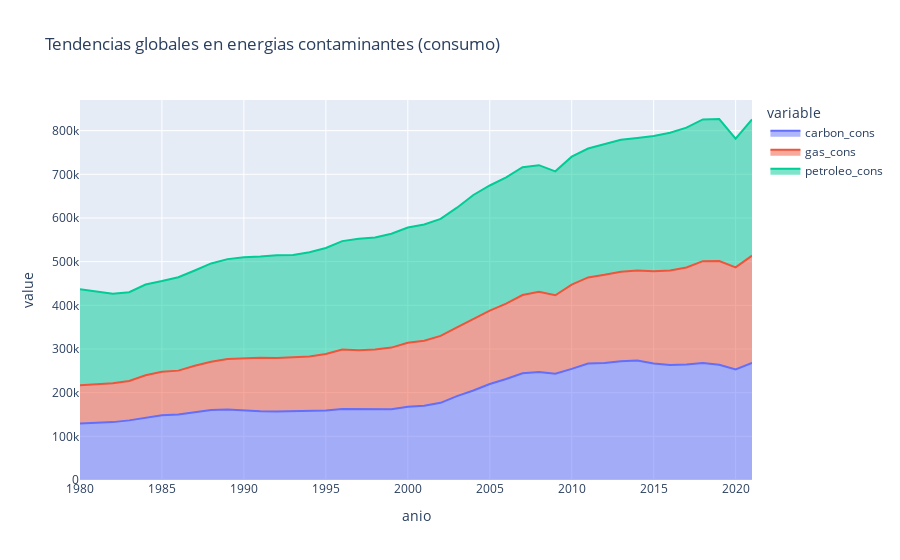

Notebook cell for this chart:
### Markdown cell above
#### Global

### Code cell
data_cons_global = (
    data_cons
    .drop('pais_iso', axis=1)
    .groupby('anio')
    .sum()
)

data_produccion_global = (
    data_produccion
    .drop('pais_iso', axis=1)
    .groupby('anio')
    .sum()
)

fig = px.area(data_cons_global, title='Tendencias globales en energias contaminantes (consumo)')
fig.write_image('../plots/carbon_petroleo_gas/contaminantes_global_consumo.png')
fig.show()

### Figure 1 — Plotly figure (JSON) as saved in the notebook; plotly's stock layout.template omitted (floating-point values rounded to 4 significant figures)
{"data": [{"fillpattern": {"shape": ""}, "hovertemplate": "variable=carbon_cons<br>anio=%{x}<br>value=%{y}<extra></extra>", "legendgroup": "carbon_cons", "line": {"color": "#636efa"}, "marker": {"symbol": "circle"}, "mode": "lines", "name": "carbon_cons", "orientation": "v", "showlegend": true, "stackgroup": "1", "type": "scatter", "x": [1980, 1981, 1982, 1983, 1984, 1985, 1986, 1987, 1988, 1989, 1990, 1991, 1992, 1993, 1994, 1995, 1996, 1997, 1998, 1999, 2000, 2001, 2002, 2003, 2004, 2005, 2006, 2007, 2008, 2009, 2010, 2011, 2012, 2013, 2014, 2015, 2016, 2017, 2018, 2019, 2020, 2021], "xaxis": "x", "y": [129500.0, 131100.0, 132500.0, 136500.0, 142400.0, 148400.0, 149800.0, 155600.0, 160100.0, 161600.0, 159400.0, 157700.0, 156800.0, 157500.0, 158100.0, 159100.0, 162800.0, 162400.0, 161300.0, 161800.0, 167500.0, 170100.0, 176600.0, 192000.0, 205000.0, 219900.0, 231300.0, 244400.0, 247300.0, 243400.0, 254500.0, 266700.0, 267700.0, 271600.0, 273400.0, 266800.0, 263300.0, 264600.0, 267900.0, 263700.0, 252900.0, 268200.0], "yaxis": "y"}, {"fillpattern": {"shape": ""}, "hovertemplate": "variable=gas_cons<br>anio=%{x}<br>value=%{y}<extra></extra>", "legendgroup": "gas_cons", "line": {"color": "#EF553B"}, "marker": {"symbol": "circle"}, "mode": "lines", "name": "gas_cons", "orientation": "v", "showlegend": true, "stackgroup": "1", "type": "scatter", "x": [1980, 1981, 1982, 1983, 1984, 1985, 1986, 1987, 1988, 1989, 1990, 1991, 1992, 1993, 1994, 1995, 1996, 1997, 1998, 1999, 2000, 2001, 2002, 2003, 2004, 2005, 2006, 2007, 2008, 2009, 2010, 2011, 2012, 2013, 2014, 2015, 2016, 2017, 2018, 2019, 2020, 2021], "xaxis": "x", "y": [87472, 88390.0, 88740.0, 90220.0, 97500.0, 99640.0, 100600.0, 105900.0, 110700.0, 115400.0, 119300.0, 122300.0, 122700.0, 124000.0, 124700.0, 129200.0, 135800.0, 134900.0, 137400.0, 141400.0, 147000.0, 149000.0, 153300.0, 157700.0, 163800.0, 168200.0, 172500.0, 179300.0, 183600.0, 179600.0, 193000.0, 197200.0, 202300.0, 205416, 206200.0, 211300.0, 216200.0, 222200.0, 233200.0, 237600.0, 233900.0, 245500.0], "yaxis": "y"}, {"fillpattern": {"shape": ""}, "hovertemplate": "variable=petroleo_cons<br>anio=%{x}<br>value=%{y}<extra></extra>", "legendgroup": "petroleo_cons", "line": {"color": "#00cc96"}, "marker": {"symbol": "circle"}, "mode": "lines", "name": "petroleo_cons", "orientation": "v", "showlegend": true, "stackgroup": "1", "type": "scatter", "x": [1980, 1981, 1982, 1983, 1984, 1985, 1986, 1987, 1988, 1989, 1990, 1991, 1992, 1993, 1994, 1995, 1996, 1997, 1998, 1999, 2000, 2001, 2002, 2003, 2004, 2005, 2006, 2007, 2008, 2009, 2010, 2011, 2012, 2013, 2014, 2015, 2016, 2017, 2018, 2019, 2020, 2021], "xaxis": "x", "y": [220000.0, 211900.0, 205100.0, 203300.0, 207700.0, 207500.0, 214000.0, 218200.0, 225100.0, 228800.0, 231700.0, 231800.0, 235100.0, 233900.0, 238900.0, 242900.0, 248300.0, 254900.0, 256500.0, 260700.0, 263700.0, 266000.0, 268000.0, 273800.0, 284000.0, 286300.0, 289300.0, 292600.0, 290000.0, 283700.0, 292800.0, 295100.0, 299000.0, 301900.0, 303700.0, 309600.0, 315600.0, 320200.0, 324700.0, 325400.0, 294700.0, 311700.0], "yaxis": "y"}], "layout": {"legend": {"title": {"text": "variable"}, "tracegroupgap": 0}, "title": {"text": "Tendencias globales en energias contaminantes (consumo)"}, "xaxis": {"anchor": "y", "domain": [0, 1], "title": {"text": "anio"}}, "yaxis": {"anchor": "x", "domain": [0, 1], "title": {"text": "value"}}}}
